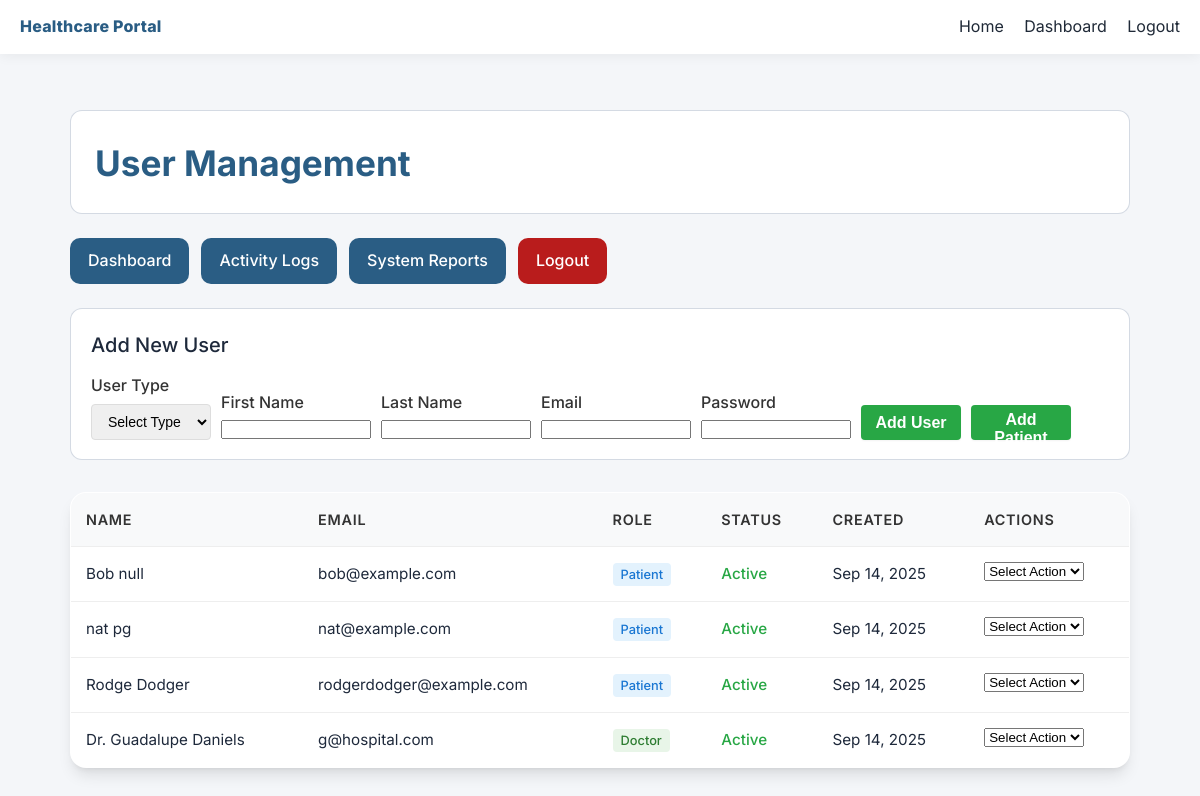
The app's page /admin/users.php (signed in) with its own data.
### tables this page shows
CREATE TABLE PATIENT_USERS (
    patient_id INT PRIMARY KEY,
    login_email VARCHAR(100) UNIQUE NOT NULL,
    password_hash VARCHAR(255) NOT NULL,
    created_at TIMESTAMP DEFAULT CURRENT_TIMESTAMP NOT NULL,
    is_suspended BOOLEAN DEFAULT FALSE,
    FOREIGN KEY (patient_id) REFERENCES PATIENT_INFO(patient_id)
);

CREATE TABLE PATIENT_INFO (
    patient_id INT AUTO_INCREMENT PRIMARY KEY,
    first_name VARCHAR(50) NOT NULL,
    last_name VARCHAR(50) NOT NULL,
    date_of_birth DATE NOT NULL,
    gender VARCHAR(20) NOT NULL,
    phone_number VARCHAR(20) NOT NULL,
    contact_email VARCHAR(100) UNIQUE NOT NULL,
    address VARCHAR(200) NOT NULL,
    emergency_contact_name VARCHAR(100) NOT NULL,
    emergency_contact_number VARCHAR(20) NOT NULL,
    marital_status ENUM('Single', 'Married', 'Divorced', 'Widowed','Seperated'),
    ethnicity VARCHAR(50) NOT NULL
);

CREATE TABLE DOCTOR_USERS (
    doctor_id INT PRIMARY KEY,
    login_email VARCHAR(100) UNIQUE NOT NULL,
    password_hash VARCHAR(255) NOT NULL,
    created_at TIMESTAMP DEFAULT CURRENT_TIMESTAMP NOT NULL,
    is_suspended BOOLEAN DEFAULT FALSE,
    FOREIGN KEY (doctor_id) REFERENCES DOCTOR_INFO(doctor_id)
);

CREATE TABLE DOCTOR_INFO (
    doctor_id INT AUTO_INCREMENT PRIMARY KEY,
    first_name VARCHAR(50) NOT NULL,
    last_name VARCHAR(50) NOT NULL,
    contact_email VARCHAR(100) UNIQUE NOT NULL,
    patients_handled_this_year INT DEFAULT 0,
    upcoming_patients INT DEFAULT 0
);

### admin/users.php (the view, shortened to what this page needs)
<?php
include '../includes/db.php';
$users = [];
$result = $conn->query("
    SELECT p.patient_id as user_id, p.first_name, p.last_name, p.contact_email,
           pu.created_at, pu.is_suspended, 'patient' as role
    FROM PATIENT_INFO p
    JOIN PATIENT_USERS pu ON p.patient_id = pu.patient_id
    ORDER BY p.first_name, p.last_name
");
while ($row = $result->fetch_assoc()) {
    $users[] = $row;
}
$result = $conn->query("
    SELECT d.doctor_id as user_id, d.first_name, d.last_name, d.contact_email,
           du.created_at, du.is_suspended, 'doctor' as role
    FROM DOCTOR_INFO d
    JOIN DOCTOR_USERS du ON d.doctor_id = du.doctor_id
    ORDER BY d.first_name, d.last_name
");
while ($row = $result->fetch_assoc()) {
    $users[] = $row;
}
?>
<!DOCTYPE html>
<html lang="en">
<head>
    <link rel="stylesheet" href="../css/styles.css?v=5">
</head>
<body>
    <?php include '../includes/header.php'; ?>
    <div class="admin-container">
        <div class="admin-header">
            <h1>User Management</h1>
        </div>
        <div class="admin-nav">
            <a href="dashboard.php" class="nav-button">Dashboard</a>
            <a href="activity.php" class="nav-button">Activity Logs</a>
            <a href="reports.php" class="nav-button">System Reports</a>
            <a href="../logout.php" class="nav-button danger">Logout</a>
        </div>
        <div class="add-user-section">
            <h3>Add New User</h3>
            <form method="POST" class="add-user-form">
                <div class="form-group">
                    <label for="user_role">User Type</label>
                    <select name="user_role" id="user_role" required>
                        <option value="">Select Type</option>
                    </select>
                </div>
                <div class="form-group">
                    <label for="first_name">First Name</label>
                    <input type="text" name="first_name" id="first_name" required>
                </div>
                <div class="form-group">
                    <label for="last_name">Last Name</label>
                    <input type="text" name="last_name" id="last_name" required>
                </div>
                <div class="form-group">
                    <label for="email">Email</label>
                    <input type="email" name="email" id="email" required>
                </div>
                <div class="form-group">
                    <label for="password">Password</label>
                    <input type="password" name="password" id="password" required>
                </div>
                <button type="submit" class="btn-add">Add User</button>
                <a href="/healthcare/register.php"><button type="button" class="btn-add">Add Patient</button></a>
            </form>
        </div>
        <div class="users-table">
            <table>
                <thead>
                    <tr>
                        <th>Name</th>
                        <th>Email</th>
                        <th>Role</th>
                        <th>Status</th>
                        <th>Created</th>
                        <th>Actions</th>
                    </tr>
                </thead>
                <tbody>
                    <?php foreach ($users as $user): ?>
                        <tr>
                            <td><?php echo htmlspecialchars($user['first_name'] . ' ' . $user['last_name']); ?></td>
                            <td><?php echo htmlspecialchars($user['contact_email']); ?></td>
                            <td>
                                <span class="role-badge role-<?php echo $user['role']; ?>">
                                    <?php echo ucfirst($user['role']); ?>
                                </span>
                            </td>
                            <td>
                                <?php if ($user['role'] === 'admin'): ?>
                                    <span class="status-<?php echo $user['is_active'] ? 'active' : 'suspended'; ?>">
                                        <?php echo $user['is_active'] ? 'Active' : 'Inactive'; ?>
                                    </span>
                                <?php else: ?>
                                    <span class="status-<?php echo $user['is_suspended'] ? 'suspended' : 'active'; ?>">
                                        <?php echo $user['is_suspended'] ? 'Suspended' : 'Active'; ?>
                                    </span>
                                <?php endif; ?>
                            </td>
                            <td><?php echo date('M j, Y', strtotime($user['created_at'])); ?></td>
                            <td>
                                <div class="action-buttons">
                                    <select onchange="handleUserAction(this, <?php echo $user['user_id']; ?>, '<?php echo $user['role']; ?>', <?php echo ($user['role'] === 'admin' ? $user['is_active'] : $user['is_suspended']) ? 'true' : 'false'; ?>)">
                                        <option value="">Select Action</option>
                                    </select>
                                </div>
                            </td>
                        </tr>
                    <?php endforeach; ?>
                </tbody>
            </table>
        </div>
    </div>
</body>
</html>

### includes/header.php (shortened to what this page needs)
<?php
$isLoggedIn = isset($_SESSION['user_id']);
$role = $_SESSION['role'] ?? null;
?>
<div class="lp-nav">
  <div class="lp-nav__inner">
    <div class="brand">Healthcare Portal</div>
    <div class="lp-links">
      <a href="/healthcare/index.php">Home</a>
      <?php if ($isLoggedIn): ?>
        <?php if ($role === 'doctor'): ?>
          <a href="/healthcare/doctor/view_patient.php">Dashboard</a>
        <?php elseif ($role === 'admin'): ?>
          <a href="/healthcare/admin/dashboard.php">Dashboard</a>
        <?php else: ?>
          <a href="/healthcare/patient/view_records.php">Dashboard</a>
        <?php endif; ?>
        <a href="/healthcare/logout.php">Logout</a>
      <?php else: ?>
        <a href="/healthcare/login.php">Login</a>
        <a href="/healthcare/register.php">Create Account</a>
      <?php endif; ?>
    </div>
  </div>
</div>

### css/styles.css (style rules this page uses)
:root { --primary-color: #2563eb; --primary-dark: #1d4ed8; --secondary-color: #10b981; --accent-color: #f59e0b; --background-color: #f8fafc; --surface-color: #ffffff; --text-primary: #1e293b; --text-secondary: #64748b; --border-color: #e2e8f0; --error-color: #ef4444; --success-color: #10b981; --shadow-sm: 0 1px 2px 0 rgb(0 0 0 / 0.05); --shadow-md: 0 4px 6px -1px rgb(0 0 0 / 0.1), 0 2px 4px -2px rgb(0 0 0 / 0.1); --shadow-lg: 0 10px 15px -3px rgb(0 0 0 / 0.1), 0 4px 6px -4px rgb(0 0 0 / 0.1); --shadow-xl: 0 20px 25px -5px rgb(0 0 0 / 0.1), 0 8px 10px -6px rgb(0 0 0 / 0.1); --primary: #2a5d84; --muted: #667085; --bg: #f4f6f9; --card: #ffffff; --radius: 14px; --shadow: 0 10px 30px rgba(0, 0, 0, 0.08); }
* { margin: 0; padding: 0; box-sizing: border-box; }
body { font-family: 'Inter', -apple-system, BlinkMacSystemFont, 'Segoe UI', Roboto, sans-serif; background: var(--bg); min-height: 100vh; color: var(--text-primary); line-height: 1.6; font-size: 1rem; }
h1 { color: var(--primary-color); font-size: 2rem; font-weight: 600; margin-bottom: 1rem; }
h3 { color: var(--text-primary); font-size: 1.25rem; font-weight: 500; margin-bottom: 0.75rem; }
.lp-nav { position: sticky; top: 0; z-index: 50; background: var(--card); box-shadow: 0 2px 12px rgba(0, 0, 0, 0.06); }
.lp-nav__inner { max-width: 1200px; margin: 0 auto; display: flex; align-items: center; justify-content: space-between; padding: 14px 20px; }
.brand { font-weight: 800; color: var(--primary); letter-spacing: 0.2px; }
.lp-links a { color: #1f2937; text-decoration: none; margin-left: 16px; }
button { background: linear-gradient(135deg, var(--primary-color), var(--primary-dark)); color: white; border: none; padding: 0.875rem 2rem; border-radius: 8px; font-size: 1rem; font-weight: 600; cursor: pointer; transition: all 0.2s ease; box-shadow: var(--shadow-sm); width: 100%; margin-bottom: 1rem; }
table { width: 100%; border-collapse: collapse; background: var(--surface-color); border-radius: 16px; overflow: hidden; box-shadow: var(--shadow-lg); margin: 2rem 0; border: 1px solid var(--border-color); }
th { background: linear-gradient(135deg, var(--primary-color), var(--primary-dark)); color: white; padding: 1.25rem 1rem; text-align: left; font-weight: 600; font-size: 0.9rem; text-transform: uppercase; letter-spacing: 0.05em; border: none; }
td { padding: 1.25rem 1rem; border-bottom: 1px solid var(--border-color); color: var(--text-primary); font-size: 0.95rem; vertical-align: top; }
tr:last-child td { border-bottom: none; }

### admin/users.php (style rules this page uses)
.admin-container { max-width: 1100px; margin: 3.5rem auto 2rem; padding: 0 20px 20px; }
.admin-header { background: var(--card); color: var(--text-primary); padding: 24px 24px 22px; border-radius: 12px; margin-bottom: 24px; border: 1px solid rgba(148, 163, 184, 0.4); }
.admin-header h1 { margin: 0; font-size: 2.2rem; font-weight: 700; color: var(--primary); }
.admin-nav { display: flex; gap: 12px; margin-bottom: 24px; flex-wrap: wrap; }
.nav-button { background: var(--primary); color: white; padding: 10px 18px; border: none; border-radius: 10px; text-decoration: none; font-weight: 500; transition: background 0.15s ease; }
.nav-button.danger { background: #b91c1c; }
.users-table { margin-top: 12px; }
table { width: 100%; border-collapse: collapse; }
th, td { padding: 15px; text-align: left; border-bottom: 1px solid #eee; }
th { background: #f8f9fa; font-weight: 600; color: #333; }
.role-badge { padding: 4px 8px; border-radius: 4px; font-size: 0.8rem; font-weight: 500; }
.role-patient { background: #e3f2fd; color: #1976d2; }
.role-doctor { background: #e8f5e8; color: #2e7d32; }
.status-active { color: #28a745; font-weight: 500; }
.action-buttons { display: flex; gap: 5px; }
.add-user-section { background: var(--surface-color); padding: 20px; border-radius: 12px; border: 1px solid rgba(148, 163, 184, 0.4); margin-bottom: 20px; }
.form-group { display: flex; flex-direction: column; gap: 5px; }
.form-group label { font-weight: 500; color: #333; }
.form-group select { padding: 8px 12px; border: 1px solid #ddd; border-radius: 4px; font-size: 14px; }
.add-user-form { display: flex; align-items: flex-end; gap: 10px; flex-wrap: nowrap; }
.add-user-form .form-group { flex: 0 0 auto; }
.add-user-form input { width: 150px; }
.btn-add { background: #28a745; color: white; border: none; border-radius: 4px; cursor: pointer; padding: 6px 6px; width:100px; height: 35px; align-self: flex-end; transform: translateY(17px); }
#user_role { transform: translateY(1px); }

### records on screen
patient_users: patient_id.last_name "Bob null", patient_id.contact_email "bob@example.com", role "Patient", shows "Active", created_at "Sep 14, 2025"
patient_users: patient_id.last_name "nat pg", patient_id.contact_email "nat@example.com", role "Patient", shows "Active", created_at "Sep 14, 2025"
patient_users: patient_id.last_name "Rodge Dodger", patient_id.contact_email "rodgerdodger@example.com", role "Patient", shows "Active", created_at "Sep 14, 2025"
doctor_users: doctor_id.last_name "Dr. Guadalupe Daniels", doctor_id.contact_email "g@hospital.com", role "Doctor", shows "Active", created_at "Sep 14, 2025"
